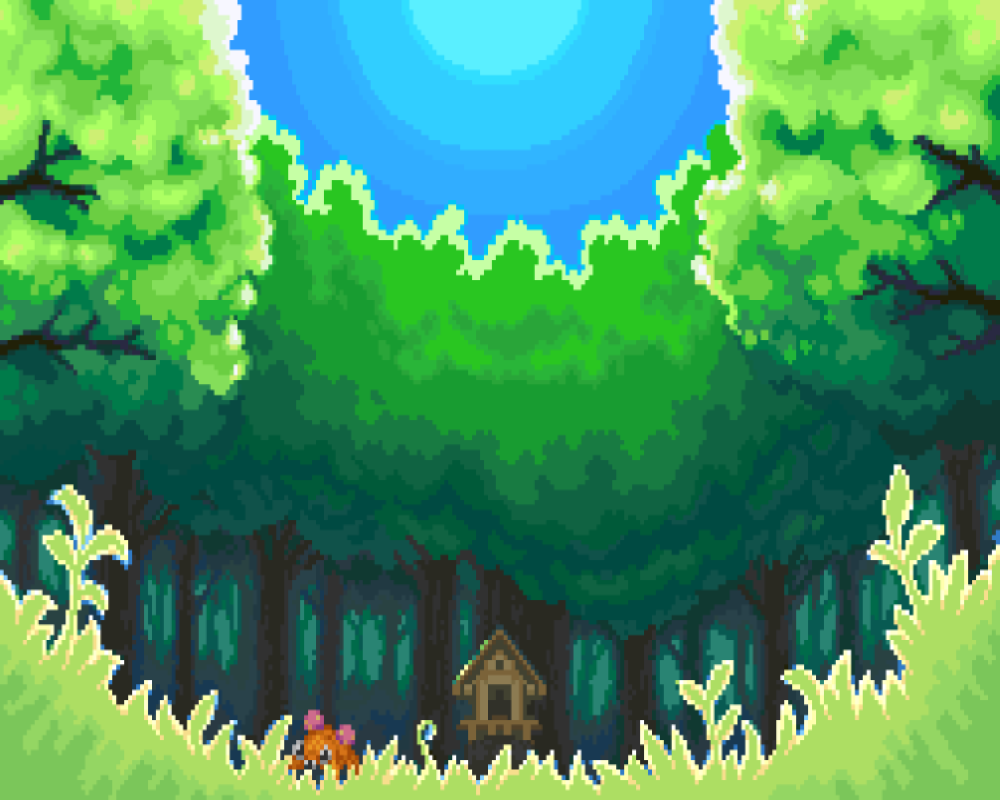

A 2D game scene composited from a Tiled map and its tileset images. What follows is a short description and the map's XML, with each tile layer's data collapsed to a summary:
An orthogonal 250x200 tile map with 4x4 px tiles, 2 tile layers (Bg, Tile Layer 4), 2 hidden layers not drawn, 3 tilesets.

<map version="1.10" tiledversion="1.10.2" orientation="orthogonal" renderorder="right-down" width="250" height="200" tilewidth="4" tileheight="4" infinite="0" nextlayerid="6" nextobjectid="1">
 <tileset firstgid="1" source="bgGuide.tsx" />
 <tileset firstgid="50001" source="0.tsx" />
 <tileset firstgid="60673" source="woodenBoard.tsx" />
 <layer id="1" name="Bg" width="250" height="200" locked="1">
  <data>[50000 cells, 50000 non-empty, 50000 distinct tile ids]</data>
 </layer>
 <layer id="3" name="Sample" width="250" height="200" visible="0" locked="1">
  <data>[50000 cells, 18000 non-empty, 18000 distinct tile ids]</data>
 </layer>
 <layer id="4" name="Tile Layer 3" width="250" height="200" visible="0" locked="1">
  <data>[50000 cells, 10672 non-empty, 10672 distinct tile ids]</data>
 </layer>
 <layer id="5" name="Tile Layer 4" width="250" height="200" locked="1">
  <data>[50000 cells, 0 non-empty, 0 distinct tile ids]</data>
 </layer>
</map>